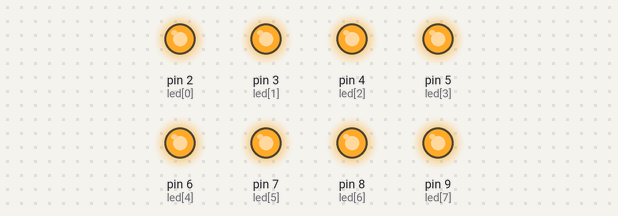
The sketch below on a simulated Arduino Uno, built with avr-gcc and run on an emulated ATmega328P. Shown: output pins drawn as LEDs (lit = HIGH).

Above: at 0.5 s.
At 4.05 s:
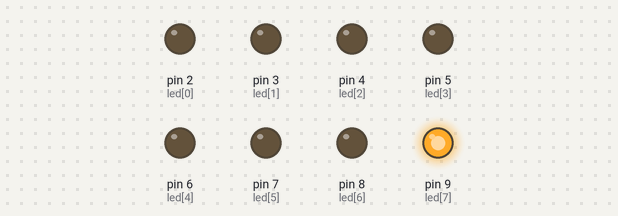
At 4.65 s:
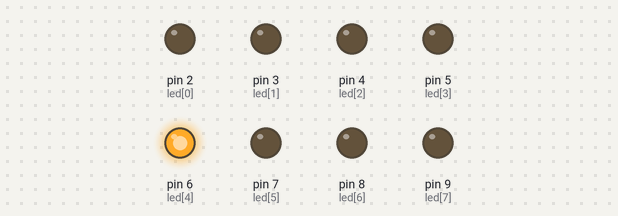
At 5.45 s:
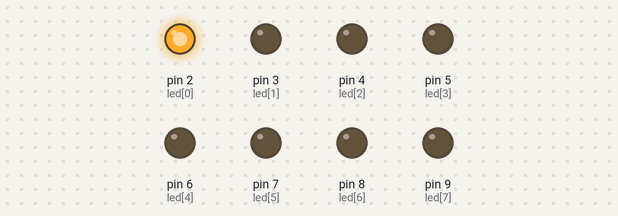
At 9.85 s:
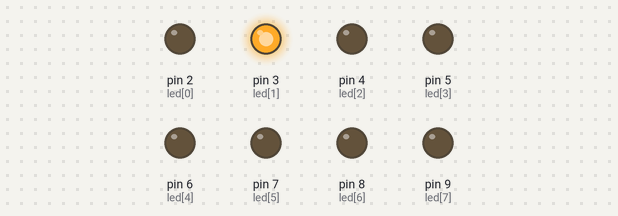
At 12.7 s:
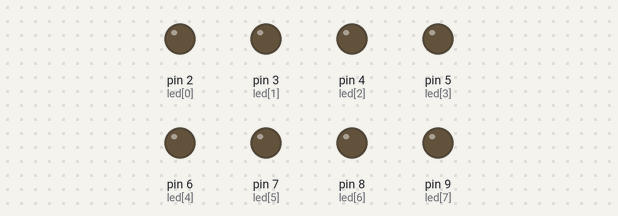
Timing chart, 0 to 14.6 s (numbered marks = the images above):
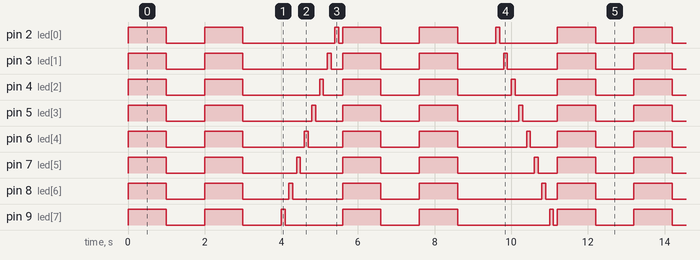

Measured:
- by itself, pin 2 (led[0]): repeats every 11.2 s: LOW 1.0 s, HIGH 1.0 s, LOW 2.4 s, HIGH 0.10 s, LOW 0.10 s, 2 × (HIGH 1.0 s, LOW 1.0 s), HIGH 0.10 s, LOW 1.5 s, HIGH 1.0 s
- by itself, pin 3 (led[1]): repeats every 11.2 s: LOW 1.0 s, HIGH 1.0 s, LOW 2.2 s, HIGH 0.10 s, LOW 0.30 s, HIGH 1.0 s, LOW 1.0 s, HIGH 1.0 s, LOW 1.2 s, HIGH 0.10 s, LOW 1.3 s, HIGH 1.0 s
- by itself, everything shown: repeats every 11.2 s, in 40 steps

The sketch:

lab01-2.ino
```cpp
// Pin 13 has an LED connected on most Arduino boards.
// give it a name:
int led[8] = {2,3,4,5,6,7,8,9};
int i,num;
// the setup routine runs once when you press reset:
void setup() {
  // initialize the digital pin as an output.
  for (i=0;i<8;i++)
  {
    pinMode(led[i], OUTPUT);
  }
}

// the loop routine runs over and over again forever:
void loop() {
  for (num=0;num<2;num++){				//全亮滅2次
  	for (i=7;i>=0;i--){
    	digitalWrite(led[i], HIGH);   // turn the LED on (HIGH is the voltage level
  	}
    delay(1000);
  	for (i=7;i>=0;i--){
	    digitalWrite(led[i], LOW);   // turn the LED on (HIGH is the voltage level
  	}
    delay(1000);
  }
  for (num=0;num<1;num++){			//左移8次
  	for (i=7;i>=0;i--){
	    digitalWrite(led[i], HIGH);   // turn the LED on (HIGH is the voltage level)
	  	delay(100);               // wait for a second
	  	digitalWrite(led[i], LOW);    // turn the LED off by making the voltage LOW
	  	delay(100);               // wait for a second
  	}
  }
  for (num=0;num<2;num++){			//亮滅2次
  	for (i=7;i>=0;i--){
    	digitalWrite(led[i], HIGH);   // turn the LED on (HIGH is the voltage level
  	}
    delay(1000);
  	for (i=7;i>=0;i--){
	    digitalWrite(led[i], LOW);   // turn the LED on (HIGH is the voltage level
  	}
    delay(1000);
  }
  for (num=0;num<1;num++){			//右移2次
	  for (i=0;i<8;i++){
	    digitalWrite(led[i], HIGH);   // turn the LED on (HIGH is the voltage level)
	  	delay(100);               // wait for a second
	  	digitalWrite(led[i], LOW);    // turn the LED off by making the voltage LOW
	  	delay(100);               // wait for a second
  	}
  }
}
```
